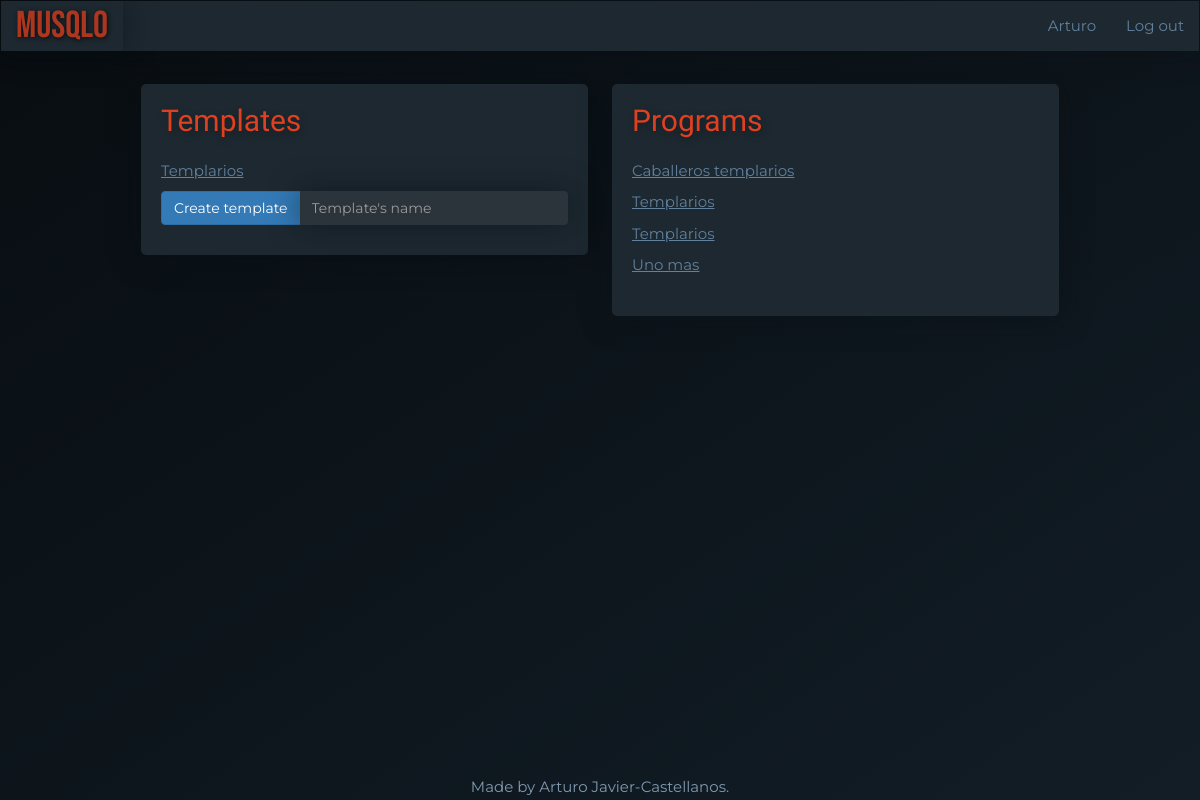
The page /dashboard (signed in) on the database as committed earlier.
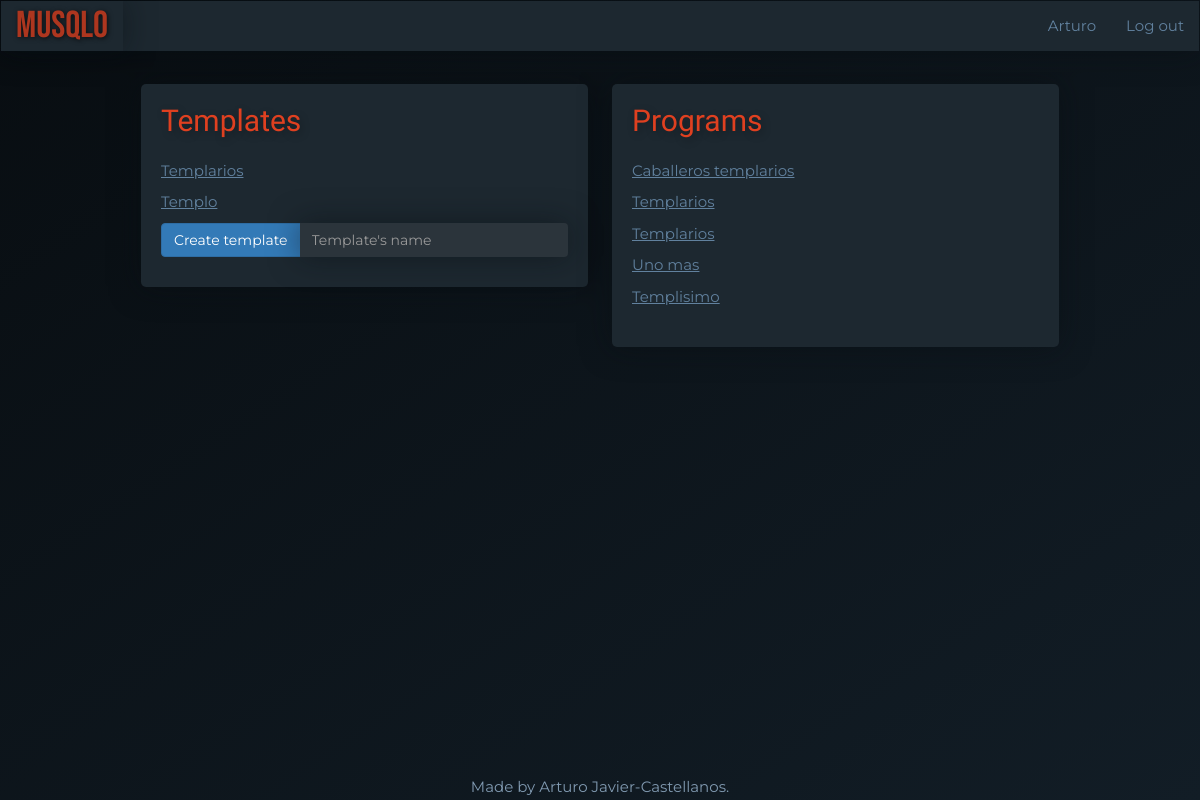
The same page on the database as committed later.
### main.py (models this page shows)
class User(UserMixin, db.Model):
    __tablename__ = "users"
    id = Column(Integer, primary_key=True)
    email = Column(String(100), unique=True)
    password = Column(String(100))
    name = Column(String(100))
    program_templates = relationship("ProgramTemplate", back_populates="user")
    programs = relationship("Program", back_populates="user")

class ProgramTemplate(db.Model):
    __tablename__ = "programTemplates"
    id = Column(Integer, primary_key=True)
    user_id = Column(Integer, ForeignKey("users.id"))
    user = relationship("User", back_populates="program_templates")
    name = Column(String(250), nullable=False)
    workout_templates = relationship("WorkoutTemplate", back_populates="parent_program_template")

class Program(db.Model):
    __tablename__ = "programs"
    id = Column(Integer, primary_key=True)
    user_id = Column(Integer, ForeignKey("users.id"))
    user = relationship("User", back_populates="programs")
    name = Column(String(200), nullable=False)
    weeks = Column(Integer, nullable=False)
    workouts = relationship("Workout", back_populates="parent_program")

### main.py (the view, shortened to what this page needs)
@app.route("/dashboard", methods=["GET", "POST"])
@login_required
def dashboard():
    all_templates = ProgramTemplate.query.filter(ProgramTemplate.user_id == current_user.id).all()
    all_programs = Program.query.filter(Program.user_id == current_user.id).all()
    new_program_form = NewProgramForm()
    return render_template("dashboard.html", templates=all_templates, programs=all_programs, form=new_program_form)

### forms.py
class NewProgramForm(FlaskForm):
    name = StringField("Template's name", validators=[DataRequired()])
    create = SubmitField("Create template")

### main.py (called while the page is built)
@login_manager.user_loader
def load_user(user_id):
    try:
        return User.query.get(int(user_id))
    except ValueError:
        return None

### templates/dashboard.html (shortened to what this page needs)
{% extends 'bootstrap/base.html' %}
{% block content %}
{% include "header.html" %}
    <div class="row">
        <div class="col-lg-6">
            <div class="card">
            <h2 class="card-title">Templates</h2>
            {% if templates: %}
                {% for template in templates: %}
                   <p><a href="{{ url_for('show_program_template', program_template_id=template.id) }}">{{ template.name }}</a></p>
                {% endfor %}
            {% else: %}
                <p>You have not added any templates yet.</p>
            {% endif %}
            <form action="" method="post" role="form">
                <div class="input-group">
                    <span class="input-group-btn">
                    {{ form.create(class_="btn btn-primary") }}
                    </span>
                    {{ form.name(class_="form-control", placeholder="Template's name") }}
                </div>
            </form>
            </div>
        </div>
        <div class="col-lg-6">
            <div class="card">
                <h2 class="card-title">Programs</h2>
                {% if programs: %}
                    {% for program in programs: %}
                       <p><a href="{{ url_for('show_program', program_id=program.id, week=1) }}">{{ program.name }}</a></p>
                    {% endfor %}
                {% else: %}
                    <p>You have not added any programs yet.</p>
                {% endif %}
            </div>
        </div>
        </div>
{% include "footer.html" %}
{% endblock %}

### templates/header.html (shortened to what this page needs)
<!DOCTYPE html>
<html lang="en">
<head>
    <link href="{{ url_for('static', filename='css/styles.css')}}" rel="stylesheet">
</head>
<body>
<div id="wrap">
<nav class="navbar navbar-inverted" role="navigation">
  <div class="navbar-header">
    <a class="navbar-brand" href="{{url_for('home')}}">MUSQLO</a>
  </div>
  <div class="collapse navbar-collapse" id="navbar-links">
  <ul class="nav navbar-nav navbar-right">
    {% if current_user.is_authenticated: %}
    <li><a href="{{url_for('user')}}">{{ current_user.name }}</a></li>
    <li><a href="{{url_for('logout')}}">Log out</a></li>
    {% else: %}
    <li><a href="{{ url_for('home',_anchor='login') }}">Log in</a></li>
    <li><a href="{{ url_for('register') }}">Register</a></li>
    {% endif %}
  </ul>
  </div>
</nav>
<div id="main">
<div class="container-fluid">

### templates/footer.html
</div>
</div>
</div>
<div class="text-center" id="footer">
	<p>Made by Arturo Javier-Castellanos.</p>
</div>
</body>
</html>

### static/css/styles.css (style rules this page uses)
body { font-family: 'Montserrat', sans-serif; font-size: 1.5rem; color: #819ab1; background: linear-gradient(to bottom right, #080d11, #121d26) fixed; }
p a { color: #61819e; text-decoration: underline; }
.container-fluid { padding: 1% 12%; }
.card { background-color: #1d2830; border-radius: 5px; box-shadow: 0px 0 30px rgba(8, 13, 17, 0.5); padding: 0 20px 30px; margin-bottom: 30px; }
.card-title { font-family: 'Cairo', sans-serif; font-size: 3rem; color: #df4020; padding: 20px 0 15px; margin: 0 0 8px 0; text-shadow: 2px 3px 8px rgba(0, 0, 0, .3); }
.col-lg-6 { padding: 0 12px; }
.form-control { color: #819ab1; background-color: #2b343b; border: 0; box-shadow: 0px 0 30px rgba(8, 13, 17, 0.5); }
.navbar-collapse { font-family: 'Montserrat', sans-serif; background-color: #1d2830; box-shadow: 0px 0 30px rgba(8, 13, 17, 0.5); }
.navbar-collapse a { color: #61819e; }
.navbar-header { font-family: 'Montserrat', sans-serif; background-color: #1d2830; box-shadow: 0px 0 30px rgba(8, 13, 17, 0.5); }
.navbar-header a { color: #61819e; }
.navbar-inverted > .navbar-header > .navbar-brand { font-family: 'Bebas Neue', cursive; color: #ad361f; font-size: 2.5em; text-shadow: 1px 1px 5px rgba(0, 0, 0, .7); }
html, body { height: 100%; }
#wrap { min-height: 100%; }
#main { overflow:auto; padding-bottom: 2%; }
#footer { position: relative; margin-top: -2%; height: 2%; clear:both; }

Rows that differ between the two databases and show on the page:
added ProgramTemplate: name "Templo"
added Program: name "Templisimo"
